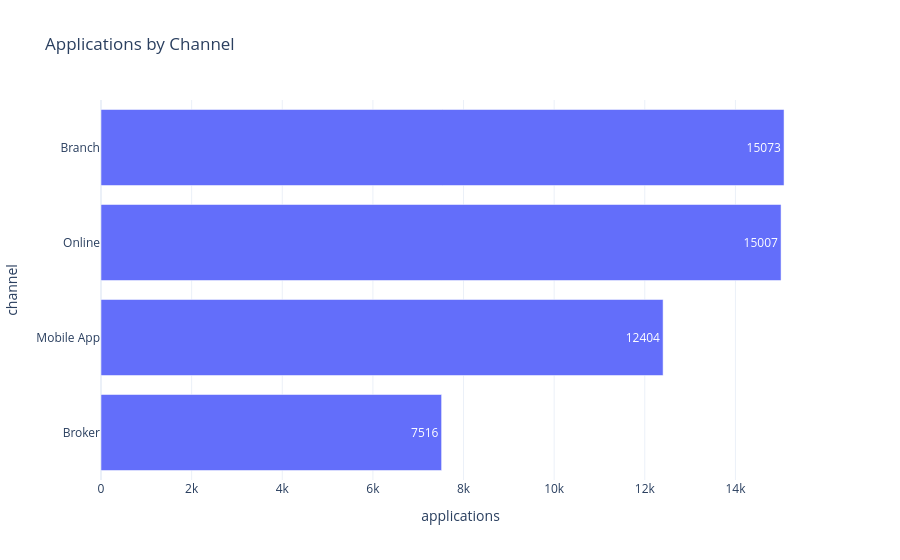

The code cell stored with this chart in its notebook:
### Markdown cell above
**Business Interpretation.** Volume follows a clear weekly rhythm — high on
Mondays and Fridays, minimal on weekends — because the arrival schedule
mirrors real customer behavior (branch/online submissions cluster on
business days). This weekly cadence is exactly what creates the Monday
queueing effect explored in the process-mining notebook: capacity is fixed,
but demand spikes predictably.

### Code cell
by_channel = pi["channel"].value_counts().reset_index()
by_channel.columns = ["channel", "applications"]
fig = px.bar(by_channel.sort_values("applications"), x="applications", y="channel",
             orientation="h", title="Applications by Channel", text="applications")
fig.show()

### Figure 1 — Plotly figure (JSON) as saved in the notebook; plotly's stock layout.template omitted (floating-point values rounded to 4 significant figures)
{"data": [{"hovertemplate": "applications=%{text}<br>channel=%{y}<extra></extra>", "legendgroup": "", "marker": {"color": "#636efa", "pattern": {"shape": ""}}, "name": "", "orientation": "h", "showlegend": false, "text": [7516.0, 12400.0, 15010.0, 15070.0], "textposition": "auto", "type": "bar", "x": [7516, 12404, 15007, 15073], "xaxis": "x", "y": ["Broker", "Mobile App", "Online", "Branch"], "yaxis": "y"}], "layout": {"barmode": "relative", "legend": {"tracegroupgap": 0}, "title": {"text": "Applications by Channel"}, "xaxis": {"anchor": "y", "domain": [0.0, 1.0], "title": {"text": "applications"}}, "yaxis": {"anchor": "x", "domain": [0.0, 1.0], "title": {"text": "channel"}}}}
